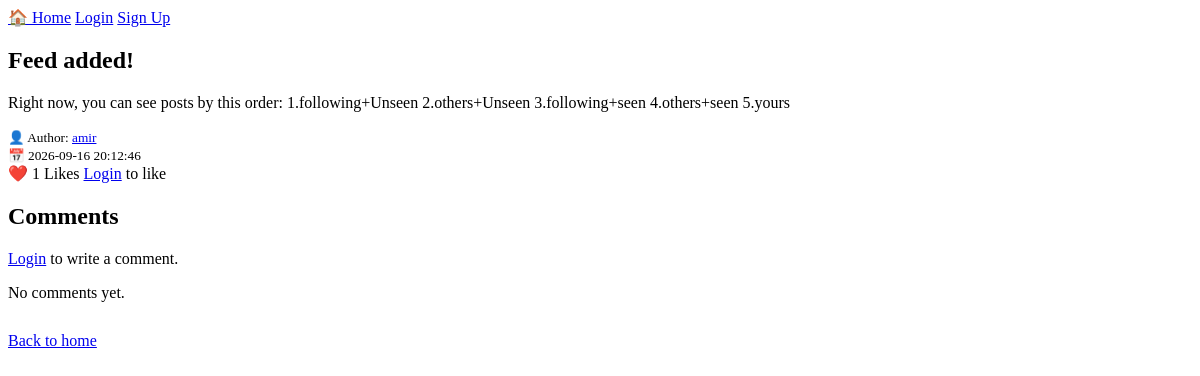
Page /post/5 on the earlier database version.
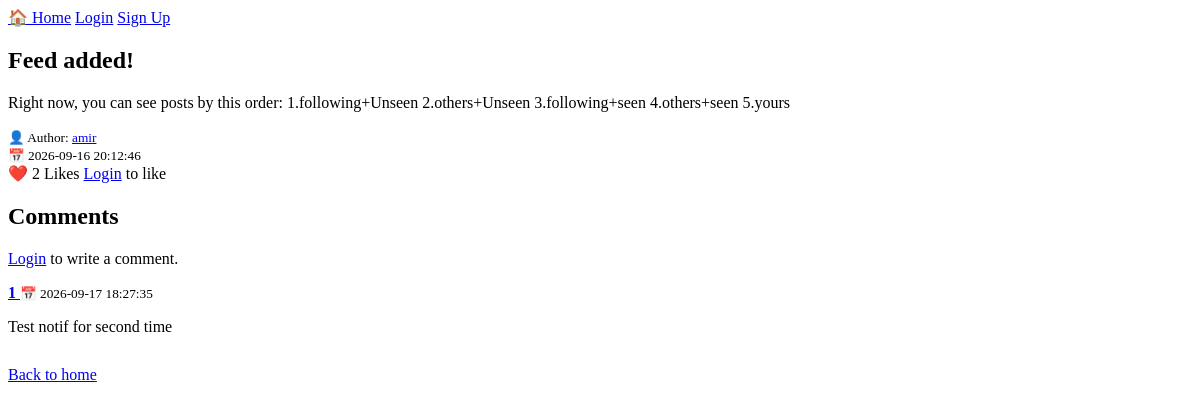
Same page on the later database version.
### tables this page shows
CREATE TABLE posts (
            id INTEGER PRIMARY KEY AUTOINCREMENT,
            title TEXT NOT NULL,
            content TEXT NOT NULL,
            author_id INTEGER,
            created_at TIMESTAMP DEFAULT CURRENT_TIMESTAMP,
            FOREIGN KEY (author_id) REFERENCES users(id)
        );

CREATE TABLE users (
            id INTEGER PRIMARY KEY AUTOINCREMENT,
            username TEXT UNIQUE NOT NULL,
            password TEXT NOT NULL
        );

CREATE TABLE comments (
            id INTEGER PRIMARY KEY AUTOINCREMENT,
            content TEXT NOT NULL,
            user_id INTEGER NOT NULL,
            post_id INTEGER NOT NULL,
            created_at TIMESTAMP DEFAULT CURRENT_TIMESTAMP,
            FOREIGN KEY (user_id) REFERENCES users(id),
            FOREIGN KEY (post_id) REFERENCES posts(id)
        );

### app.py (the view, shortened to what this page needs)
@app.route('/post/<int:post_id>')
def post_detail(post_id):
    conn = get_db()
    post = conn.execute('''
        SELECT posts.*, users.username AS author
        FROM posts
        LEFT JOIN users ON posts.author_id = users.id
        WHERE posts.id = ?
    ''', (post_id,)).fetchone()
    if post is None:
        conn.close()
        return render_template('404.html'), 404
    like_count = conn.execute(
        'SELECT COUNT(*) FROM likes WHERE post_id = ?',
        (post_id,)
    ).fetchone()[0]
    user_liked = False
    comments = conn.execute('''
        SELECT comments.*, users.username
        FROM comments
        JOIN users ON comments.user_id = users.id
        WHERE comments.post_id = ?
        ORDER BY comments.created_at DESC
    ''', (post_id,)).fetchall()
    conn.commit()
    conn.close()
    return render_template(
        'post_detail.html',
        post=post,
        like_count=like_count,
        user_liked=user_liked,
        comments=comments
    )

### app.py (called while the page is built, shortened)
@app.context_processor
def inject_notifications():
    if "user_id" not in session:
        return {"notification_count": 0}

### database.py (called while the page is built)
def get_db():
    conn = sqlite3.connect(DATABASE)
    conn.row_factory = sqlite3.Row
    return conn

### templates/post_detail.html (shortened to what this page needs)
{% extends 'base.html' %}
{% block content %}
<article class="post-detail">
    <h1>{{ post['title'] }}</h1>
    <p> {{ post["content"]}} </p>
    <small>👤 Author: </small>
    <a href="{{ url_for('profile', username=post['author']) }}"><small>
        {{ post['author'] }}
    </small></a>
    <br>
    <small>
        📅 {{ post['created_at'] }}
    </small>
</article>
<div class="likes">
    <span>
        ❤️ {{ like_count }} Likes
    </span>
    {% if session.get('user_id') %}
        <form method="POST"
              action="{{ url_for('like_post', post_id=post['id']) }}"
              style="display:inline;">
            <button type="submit">
                {% if user_liked %}
                    Unlike
                {% else %}
                    Like
                {% endif %}
            </button>
        </form>
    {% else %}
        <span>
            <a href="{{ url_for('login') }}">Login</a> to like
        </span>
    {% endif %}
</div>
<h2>Comments</h2>
{% if session.get('user_id') %}
<form method="POST"
      action="{{ url_for('add_comment', post_id=post['id']) }}">
    <textarea
        name="content"
        rows="4"
        placeholder="Write a comment..."
        required></textarea>
    <button type="submit">
        Comment
    </button>
</form>
{% else %}
<p>
    <a href="{{ url_for('login') }}">Login</a>
    to write a comment.
</p>
{% endif %}
<div class="comments">
    {% for comment in comments %}
        <div class="comment">
            <a href="{{ url_for('profile', username=comment['username']) }}">
                <strong>
                {{ comment['username'] }}
            </strong></a>
            <small>
                📅 {{ comment['created_at'] }}
            </small>
            <p>
                {{ comment['content'] }}
            </p>
        </div>
    {% else %}
        <p>No comments yet.</p>
    {% endfor %}
</div>
<p style="margin-top: 30px;">
    <a href="{{ url_for('home') }}">Back to home</a>
</p>
{% endblock %}

### templates/base.html (shortened to what this page needs)
<!DOCTYPE html>
<html lang="en">
<head>
</head>
<body>
    <nav>
        <a href="{{ url_for('home') }}">🏠 Home</a>
        {% if session.get('user_id') %}
<span>Hello,<a href="{{ url_for('profile', username=session.get('username')) }}">
        {{ session.get('username') }}</a>
</span>            <a href="{{ url_for('add_post') }}">✍️New post</a>
<a href="{{ url_for('notifications') }}">
    🔔Notifications
    {% if notification_count > 0 %}
        ({{ notification_count }})
    {% endif %}
</a>
            <a href="{{ url_for('logout') }}">Logout</a>
        {% else %}
            <a href="{{ url_for('login') }}">Login</a>
            <a href="{{ url_for('signup') }}">Sign Up</a>
        {% endif %}
    </nav>
    <main>
        {% block content %}{% endblock %}
    </main>
</body>
</html>

Differences in the rows shown:
added comments: username "1", created_at "2026-09-17 18:27:35", content "Test notif for second time"
Other differences:
{{ like_count }}: "1" → "2"
text no longer shown: "No comments yet."
